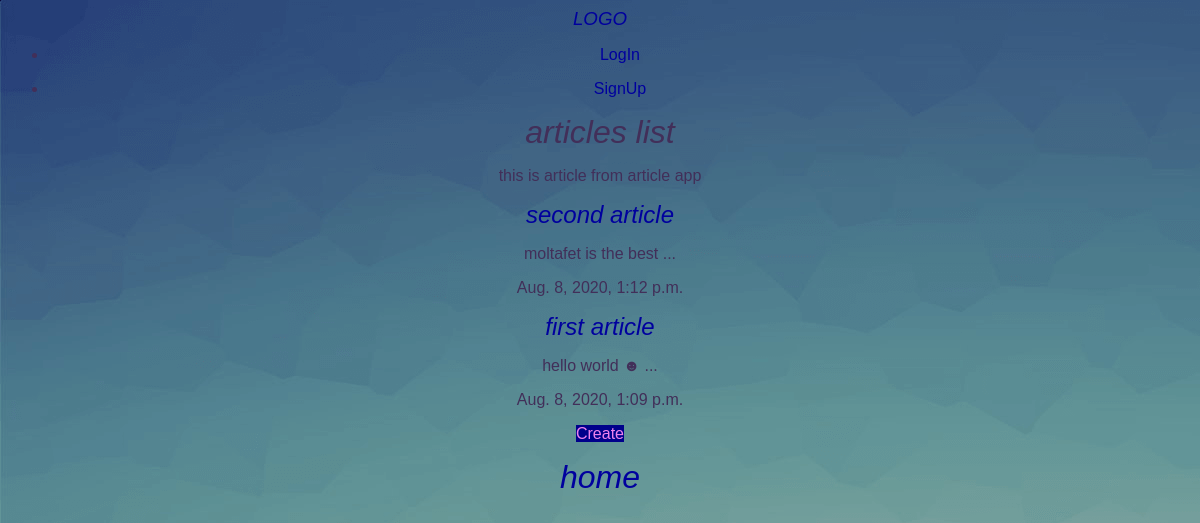
The page /articles/ on the database as committed earlier.
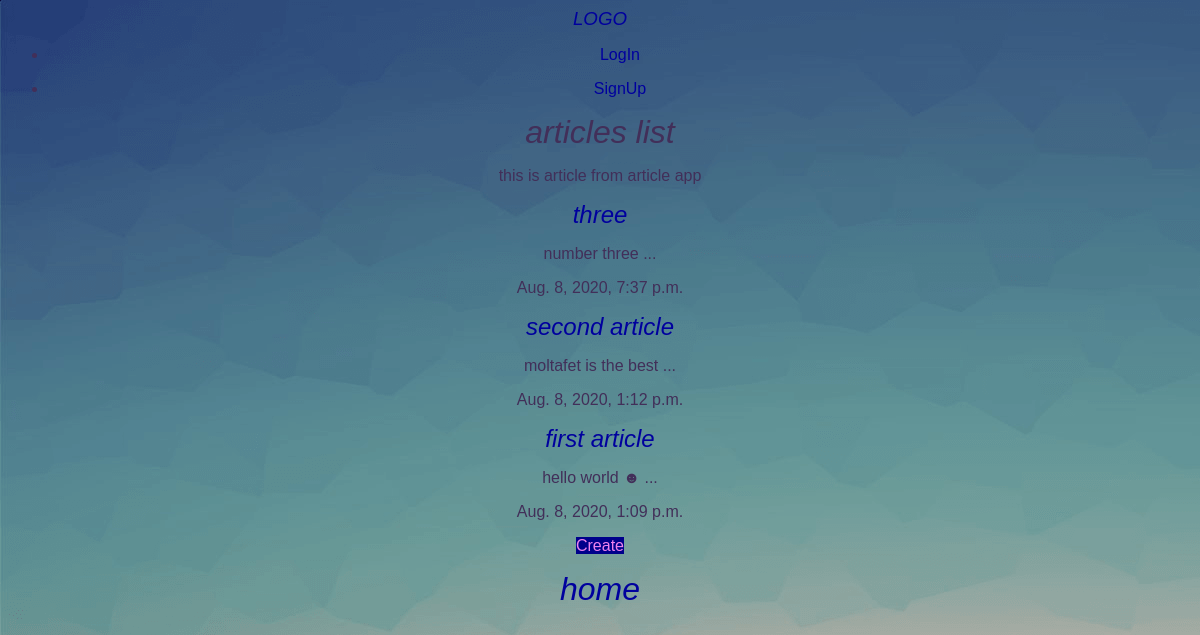
The same page on the database as committed later.
### articles/models.py (models this page shows, shortened)
class Article (models.Model) :
    title = models.CharField (max_length = 30)
    slug = models.SlugField()
    body = models.TextField()
    date = models.DateTimeField( auto_now_add = True )
    image = models.ImageField(default = 'default' , blank = True)
    author = models.ForeignKey(User,default=None, on_delete=models.CASCADE)
    def snipper(self) :
        return self.body[ 0 :  80 ] + ' ...'

### articles/views.py (the view)
def articles_list(request) :
    articles = models.Article.objects.all().order_by('-date')
    arg = { 'articles': articles }
    return render(request, 'articles/articles_list.html',arg)

### articles/templates/articles/articles_list.html (shortened to what this page needs)
{% extends 'base.html' %}
{%block content %}
    <h1>articles list</h1>
    <div class="articles_list">
      <p>this is article from article app </p>
      {%  for article in articles %}
      <h2> <a href="{% url 'articles:details'   slug=article.slug %}">{{article.title}}</a> </h2>
      <p>{{article.snipper}}</p>
      <p>{{article.date}}</p>
      {%  endfor %}
    </div>
    <a href="/articles/creat"  style = 'color : violet ; background-color : darkblue '  >Create</a>
    <a href="/home/"><h1>home</h1></a>
{%endblock%}

Rows that differ between the two databases and show on the page:
added Article: title "three", snipper "number three ...", date "Aug. 8, 2020, 7:37 p.m."
